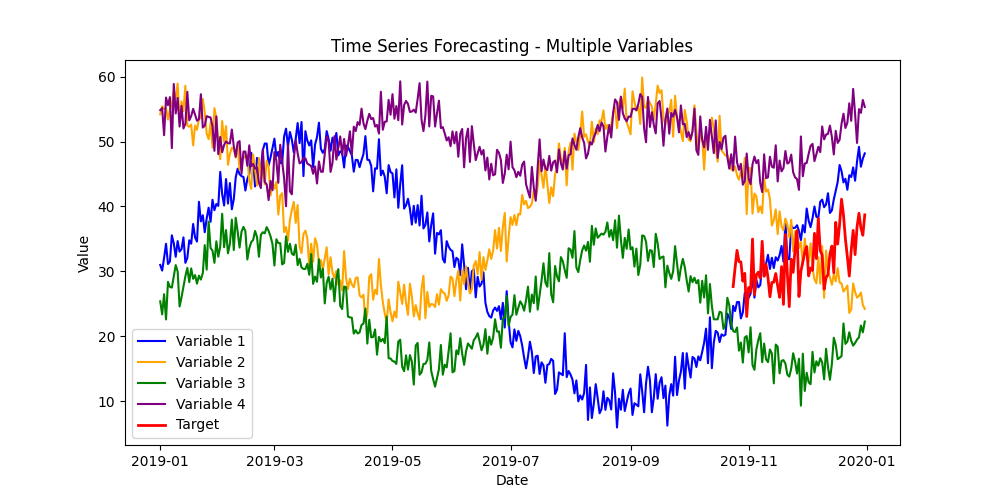

This chart was generated by the following Python code:
import numpy as np
import pandas as pd
import matplotlib.pyplot as plt
from tensorflow import keras
from tensorflow.keras import layers
from sklearn.preprocessing import MinMaxScaler

# Generate synthetic time series data
np.random.seed(42)
time = np.arange(0, 365, 1)  # 1 year of daily data

# Generate multiple time series variables
var1 = np.sin(time / 50) * 20 + np.random.normal(scale=2, size=len(time)) + 30
var2 = np.cos(time / 40) * 15 + np.random.normal(scale=2, size=len(time)) + 40
var3 = np.sin(time / 30) * 10 + np.random.normal(scale=2, size=len(time)) + 25
var4 = np.cos(time / 20) * 5 + np.random.normal(scale=2, size=len(time)) + 50

# Target variable (can be one of the above with added noise)
target = var1 * 0.6 + var2 * 0.2 + var3 * 0.2 + np.random.normal(scale=3, size=len(time))

# Create DataFrame
df = pd.DataFrame({
    'Date': pd.date_range(start='2019-01-01', periods=len(time), freq='D'),
    'Variable 1': var1,
    'Variable 2': var2,
    'Variable 3': var3,
    'Variable 4': var4,
    'Target': target
})

# Normalize data
scaler = MinMaxScaler()
df_scaled = df.copy()
df_scaled.iloc[:, 1:] = scaler.fit_transform(df.iloc[:, 1:])

# Prepare data for LSTM
seq_length = 20

def create_sequences(data, seq_length):
    X, y = [], []
    for i in range(len(data) - seq_length):
        X.append(data[i:i + seq_length, :-1])  # All variables except target
        y.append(data[i + seq_length, -1])  # Target variable
    return np.array(X), np.array(y)

data_values = df_scaled.iloc[:, 1:].values
X, y = create_sequences(data_values, seq_length)

# Split into train/test sets
train_size = int(len(X) * 0.8)
X_train, X_test = X[:train_size], X[train_size:]
y_train, y_test = y[:train_size], y[train_size:]

# Reshape for LSTM
X_train = X_train.reshape((X_train.shape[0], X_train.shape[1], X_train.shape[2]))
X_test = X_test.reshape((X_test.shape[0], X_test.shape[1], X_test.shape[2]))

# Build LSTM model
model = keras.Sequential([
    layers.LSTM(50, activation="relu", return_sequences=True, input_shape=(seq_length, X_train.shape[2])),
    layers.LSTM(50, activation="relu"),
    layers.Dense(1)
])

model.compile(optimizer="adam", loss="mse")
model.fit(X_train, y_train, epochs=20, batch_size=16, validation_data=(X_test, y_test))

# Make predictions
predictions = model.predict(X_test)

# Inverse transform predictions
y_test_actual = scaler.inverse_transform(np.c_[np.zeros((len(y_test), 4)), y_test])[:, -1]
predictions_actual = scaler.inverse_transform(np.c_[np.zeros((len(predictions), 4)), predictions])[:, -1]

# Plot time series data (similar to your uploaded image)
plt.figure(figsize=(10, 5))
plt.plot(df['Date'], df['Variable 1'], label="Variable 1", color="blue")
plt.plot(df['Date'], df['Variable 2'], label="Variable 2", color="orange")
plt.plot(df['Date'], df['Variable 3'], label="Variable 3", color="green")
plt.plot(df['Date'], df['Variable 4'], label="Variable 4", color="purple")
plt.plot(df['Date'][train_size + seq_length:], y_test_actual, label="Target", color="red", linewidth=2)

plt.xlabel("Date")
plt.ylabel("Value")
plt.title("Time Series Forecasting - Multiple Variables")
plt.legend()
plt.show()
